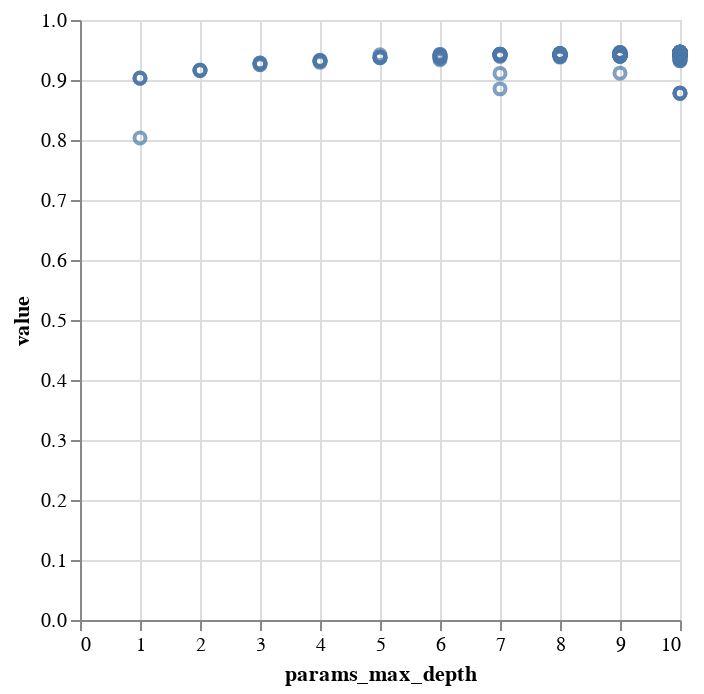

The code cell stored with this chart in its notebook:
### Markdown cell above
for min_samples_split > 7 the model perform well

### Code cell
alt.Chart(result).mark_point().encode(
    x='params_max_depth'
    ,y='value'
)

### Figure 1 — Vega-Lite specification as saved in the notebook (floating-point values rounded to 4 significant figures; data arrays with more than 128 entries replaced by an {"elided": "..."} marker saying what was removed)
{"config": {"view": {"continuousWidth": 300, "continuousHeight": 300}}, "data": {"name": "data-6c52279c9958531eebd8c6f4300db3ae"}, "mark": {"type": "point"}, "encoding": {"x": {"field": "params_max_depth", "type": "quantitative"}, "y": {"field": "value", "type": "quantitative"}}, "$schema": "https://vega.github.io/schema/vega-lite/v5.20.1.json", "datasets": {"data-6c52279c9958531eebd8c6f4300db3ae": {"elided": "500 records"}}}
